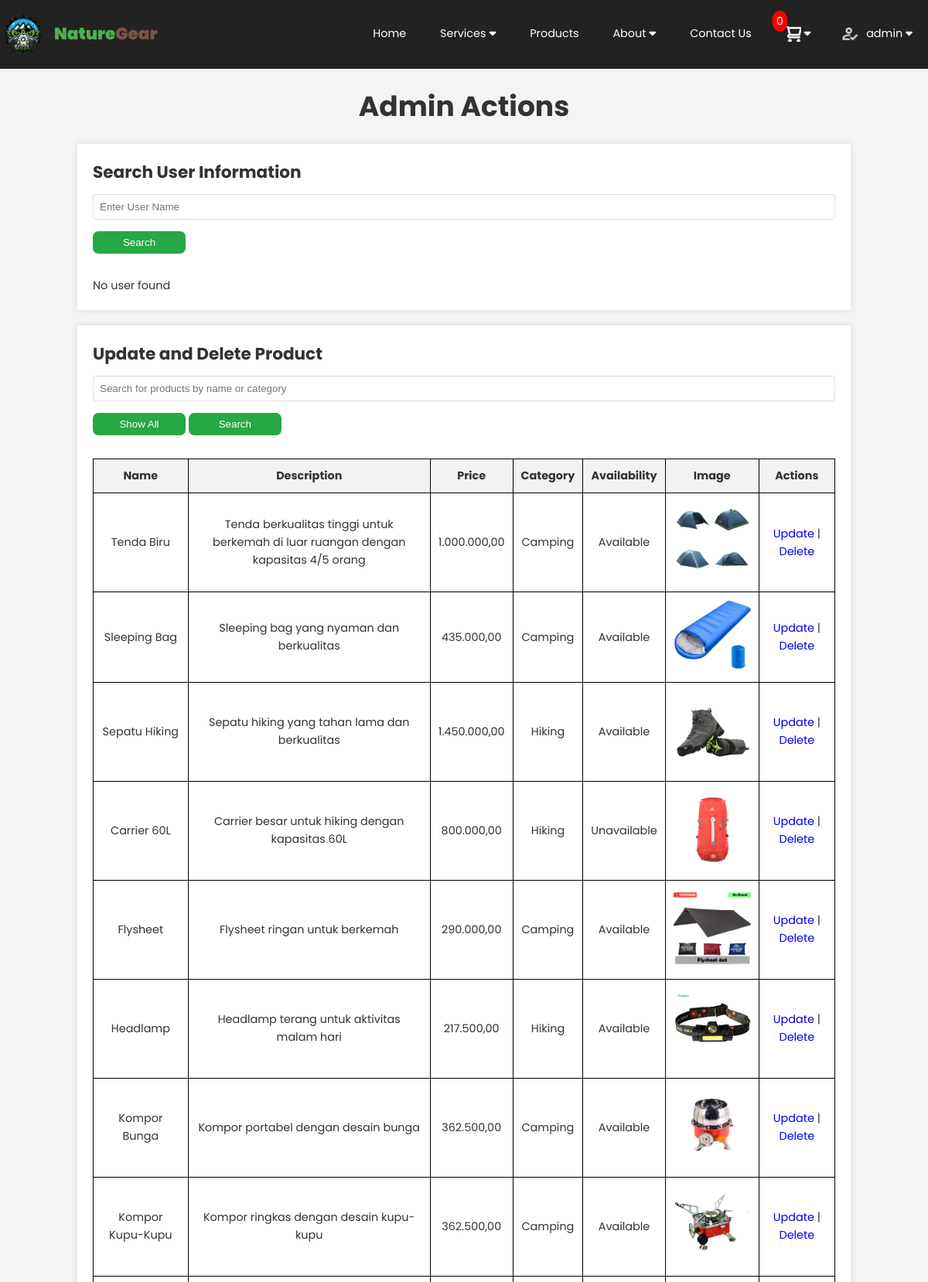
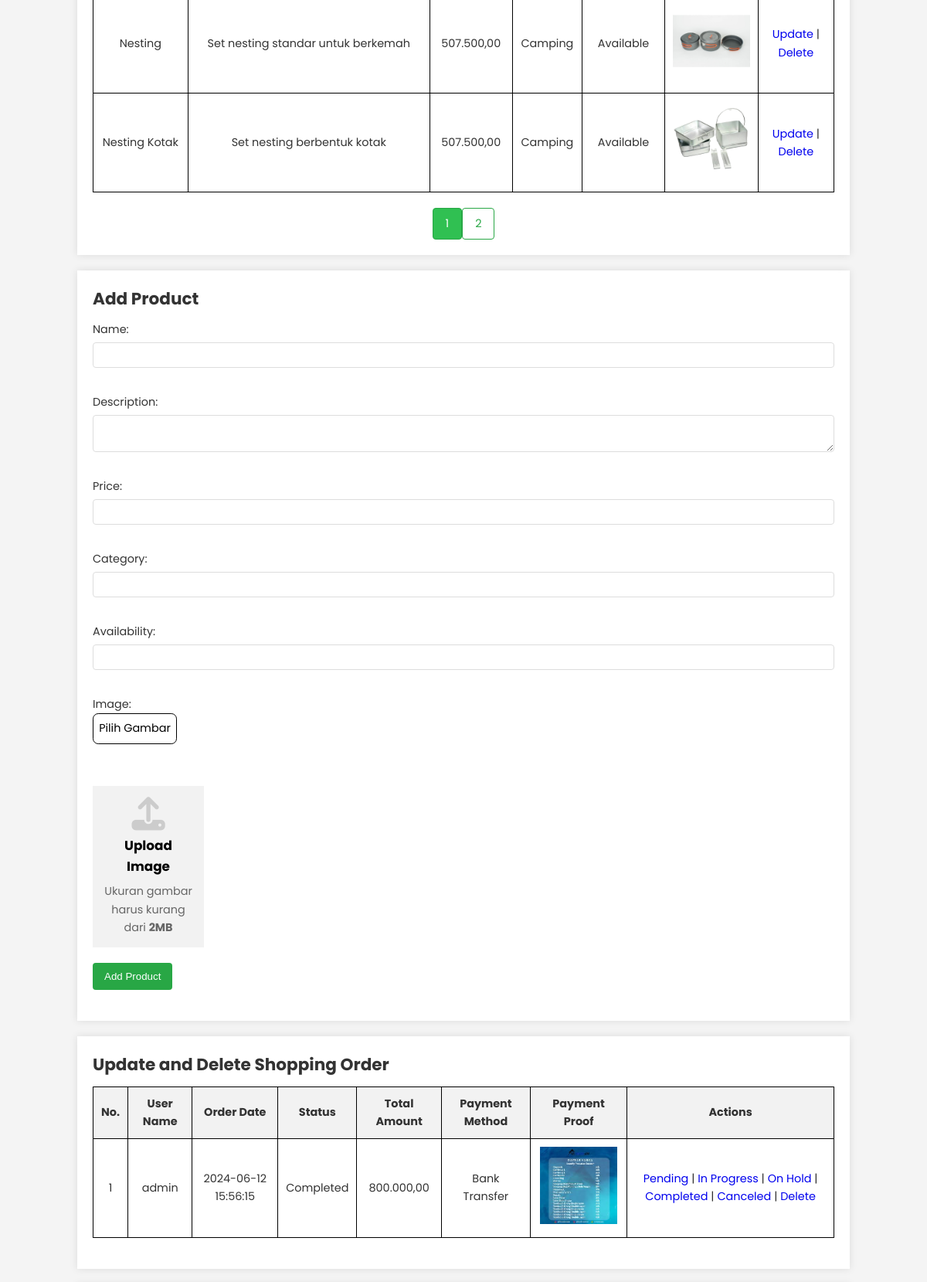
Screenshot of /admin-actions.php (signed in, upper part) with the database file from the repository (2 pictures, top to bottom).
### tables this page shows
CREATE TABLE `products` (
  `id` int(11) NOT NULL,
  `name` varchar(100) NOT NULL,
  `description` text DEFAULT NULL,
  `price` decimal(10,2) NOT NULL,
  `category` varchar(50) NOT NULL,
  `image` varchar(255) DEFAULT NULL,
  `availability` varchar(50) NOT NULL DEFAULT 'Available'
);

CREATE TABLE `orders` (
  `id` int(11) NOT NULL,
  `user_id` int(11) NOT NULL,
  `order_date` datetime NOT NULL DEFAULT current_timestamp(),
  `status` varchar(50) NOT NULL DEFAULT 'Pending',
  `total_amount` decimal(10,2) NOT NULL,
  `payment_method` varchar(50) NOT NULL,
  `payment_proof` varchar(255) DEFAULT NULL
);

CREATE TABLE `users` (
  `id` int(11) NOT NULL,
  `nama` varchar(255) NOT NULL,
  `email` varchar(255) NOT NULL,
  `username` varchar(100) NOT NULL,
  `alamat` varchar(255) NOT NULL,
  `telp` varchar(20) NOT NULL,
  `password` varchar(255) NOT NULL,
  `role` varchar(50) DEFAULT NULL
);

### admin-actions.php (the view, shortened to what this page needs)
<?php
include 'config/database.php';
$searchResults = [];
$allProducts = [];
try {
    $pdo = new PDO("mysql:host=$host;dbname=$dbname;charset=utf8mb4", $username, $password);
    $pdo->setAttribute(PDO::ATTR_ERRMODE, PDO::ERRMODE_EXCEPTION);
    if ($_SERVER['REQUEST_METHOD'] == 'GET' && isset($_GET['search'])) {
        $search = $_GET['search'];
        $searchTerm = "%$search%";
        $sql = "SELECT * FROM products WHERE name LIKE :searchTerm OR category LIKE :searchTerm";
        $stmt = $pdo->prepare($sql);
        $stmt->bindParam(':searchTerm', $searchTerm, PDO::PARAM_STR);
        $stmt->execute();
        $searchResults = $stmt->fetchAll();
    } else {
        $sql = "SELECT * FROM products";
        $stmt = $pdo->query($sql);
        $allProducts = $stmt->fetchAll();
    }
} catch (PDOException $e) {
    echo 'Connection failed: ' . $e->getMessage();
}
$user_email = null;
$user_username = null;
$user_address = null;
$user_phone = null;
?>
<!DOCTYPE html>
<html lang="en">
<head>
    <link rel="stylesheet" href="https://cdnjs.cloudflare.com/ajax/libs/font-awesome/6.3.0/css/all.min.css"
>
    <link rel="stylesheet" href="styles/admin-actions.css">
</head>
<body>
    <?php include 'assets/navbar.php'; ?>
    <h1>Admin Actions</h1>
    <div class="container">
        <h2>Search User Information</h2>
        <form method="GET" action="admin-actions.php">
            <input type="text" name="user_name" placeholder="Enter User Name">
            <button type="submit">Search</button>
        </form>
        <?php
        if (isset($user_id)) {
            if ($user_email === null || $user_username === null || $user_address === null || $user_phone === null) {
                echo "<p>No user found</p>";
            } else {
                echo "<p>Name: $user_name</p>";
                echo "<p>Email: $user_email</p>";
                echo "<p>Username: $user_username</p>";
                echo "<p>Address: $user_address</p>";
                echo "<p>Phone: $user_phone</p>";
            }
        } else {
            echo "<p>No user found</p>";
        }
        ?>
    </div>
    <div class="container">
        <h2>Update and Delete Product</h2>
        <form method="GET" action="admin-actions.php">
            <input type="text" name="search" placeholder="Search for products by name or category">
            <button type="submit" name="allProducts">Show All</button>
            <button type="submit">Search</button>
        </form>
        <table>
            <tr>
                <th>Name</th>
                <th>Description</th>
                <th>Price</th>
                <th>Category</th>
                <th>Availability</th>
                <th>Image</th>
                <th>Actions</th>
            </tr>
            <?php
            $currentPage = isset($_GET['page']) ? intval($_GET['page']) : 1;
            $pageSize = 10;
            $startIndex = ($currentPage - 1) * $pageSize;
            $productsToDisplay = !empty($searchResults) ? $searchResults : $allProducts;
            $currentPageProducts = array_slice($productsToDisplay, $startIndex, $pageSize);
            if (!empty($currentPageProducts)) {
                foreach ($currentPageProducts as $product) {
                    echo "<tr>";
                    echo "<td>" . htmlspecialchars($product['name']) . "</td>";
                    echo "<td>" . htmlspecialchars($product['description']) . "</td>";
                    echo "<td>" . number_format($product['price'], 2, ',', '.') . "</td>";
                    echo "<td>" . htmlspecialchars($product['category']) . "</td>";
                    echo "<td>" . htmlspecialchars($product['availability']) . "</td>";
                    echo "<td>" . "<img src='{$product['image']}' alt='" . htmlspecialchars($product['name']) . "'></td>";
                    echo "<td><a href='admin-action-update.php?action=update_product&product_id={$product['id']}' onclick=\"return confirm('Are you sure you want to update this product?')\">Update</a> | ";
                    echo "<a href='admin-actions.php?action=delete_product&product_id={$product['id']}' onclick=\"return confirm('Are you sure you want to delete this product?')\">Delete</a></td>";
                    echo "</tr>";
                }
            } else {
                echo "<tr><td colspan='8'>No products found.</td></tr>";
            }
            ?>
        </table>
        <?php
        if (count($productsToDisplay) > $pageSize) {
            $numPages = ceil(count($productsToDisplay) / $pageSize);
            echo "<div class='pagination'>";
            for ($i = 1; $i <= $numPages; $i++) {
                $isActive = $i == $currentPage ? 'active' : '';
                echo "<a class='$isActive' href='?page=$i'>$i</a>";
            }
            echo "</div>";
        }
        ?>
    </div>
    <div class="container">
        <h2>Add Product</h2>
        <form action="admin-actions.php" method="POST" enctype="multipart/form-data">
            <label for="name">Name:</label>
            <input type="text" id="name" name="name" required><br>
            <label for="description">Description:</label>
            <textarea id="description" name="description"></textarea><br>
            <label for="price">Price:</label>
            <input type="number" step="0.01" id="price" name="price" required><br>
            <label for="category">Category:</label>
            <input type="text" id="category" name="category" required><br>
            <label for="availability">Availability:</label>
            <input type="text" id="availability" name="availability" required><br>
            <label for="image">Image:</label>
            <div class="field text-gambar">
                <div type="button" id="select-image" class="select-image">Pilih Gambar</div>
            </div>
            <div class="add-menu-container">
                <div class="img-area" data-img="">
                    <i class="fas fa-upload icon"></i>
                    <h3>Upload Image</h3>
                    <p>Ukuran gambar harus kurang dari <span>2MB</span></p>
                </div>
            </div>
            <input type="submit" value="Add Product">
        </form>
    </div>
    <div class="container">
        <h2>Update and Delete Shopping Order</h2>
        <table>
            <tr>
                <th>No.</th>
                <th>User Name</th>
                <th>Order Date</th>
                <th>Status</th>
                <th>Total Amount</th>
                <th>Payment Method</th>
                <th>Payment Proof</th>
                <th>Actions</th>
            </tr>
            <?php
            $sql = "SELECT orders.id, users.nama AS user_name, orders.order_date, orders.status, orders.total_amount, orders.payment_method, orders.payment_proof
        FROM orders
        INNER JOIN users ON orders.user_id = users.id";
            $result = $conn->query($sql);
            $counter = 1;
            if ($result->num_rows > 0) {
                while ($order = $result->fetch_assoc()) {
                    echo "<tr>";
                    echo "<td>{$counter}</td>";
                    echo "<td>{$order['user_name']}</td>";
                    echo "<td>{$order['order_date']}</td>";
                    echo "<td>{$order['status']}</td>";
                    echo "<td>" . number_format($order['total_amount'], 2, ',', '.') . "</td>";
                    echo "<td>{$order['payment_method']}</td>";
                    echo "<td><img src='{$order['payment_proof']}' alt='Payment Proof'></td>";
                    echo "<td>";
                    echo "<a href='admin-actions.php?action=update_order&order_id={$order['id']}&status=Pending' onclick=\"return confirm('Are you sure you want to set this order as Pending?')\">Pending</a> | ";
                    echo "<a href='admin-actions.php?action=update_order&order_id={$order['id']}&status=In Progress' onclick=\"return confirm('Are you sure you want to set this order as In Progress?')\">In Progress</a> | ";
                    echo "<a href='admin-actions.php?action=update_order&order_id={$order['id']}&status=On Hold' onclick=\"return confirm('Are you sure you want to put this order On Hold?')\">On Hold</a> | ";
                    echo "<a href='admin-actions.php?action=update_order&order_id={$order['id']}&status=Completed' onclick=\"return confirm('Are you sure you want to mark this order as Completed?')\">Completed</a> | ";
                    echo "<a href='admin-actions.php?action=update_order&order_id={$order['id']}&status=Canceled' onclick=\"return confirm('Are you sure you want to cancel this order?')\">Canceled</a> | ";
                    echo "<a href='admin-actions.php?action=delete_order&order_id={$order['id']}' onclick=\"return confirm('Are you sure you want to delete this order?')\">Delete</a>";
                    echo "</td>";
                    echo "</tr>";
                    $counter++;
                }
            } else {
                echo "<tr><td colspan='8'>No orders found.</td></tr>";
            }
            ?>
        </table>
    </div>
    <?php include 'assets/footer.php'; ?>
</body>
</html>

### assets/navbar.php (shortened to what this page needs)
<?php
include './config/database.php';
?>
<!DOCTYPE html>
<html lang="en">
<head>
    <link href="https://cdn.jsdelivr.net/npm/remixicon@4.0.0/fonts/remixicon.css" rel="stylesheet" />
    <link rel="stylesheet" href="./styles/navbar.css">
    <link rel="stylesheet" href="./styles/index.css">
</head>
<body>
    <header>
        <a href="index.php">
            <div class="logo-container">
                <img src="./images/logo.png" alt="NatureGear Logo">
                <h1>
                    <span class="naturegear1">Nature</span>
                    <span class="naturegear2">Gear</span>
                </h1>
            </div>
        </a>
        <nav>
            <ul class="bigscreen">
                <li><a href="index.php">Home</a></li>
                <li class="dropdown">
                    <a href="#" class="dropbtn">Services <i class="fa fa-caret-down"></i></a>
                </li>
                <li><a href="products.php">Products</a></li>
                <li class="dropdown">
                    <a href="#" class="dropbtn">About <i class="fa fa-caret-down"></i></a>
                </li>
                <li><a href="contact-us.php">Contact Us</a></li>
                <li class="cart dropdown">
                    <a href="#" class="dropbtn">
                        <img src="./images/cart.png" alt="Shopping Cart">
                        <i class="fa fa-caret-down"></i>
                        <?php
                        if (isset($_SESSION['username'])) {
                            $username = $_SESSION['username'];
                            $stmt = $conn->prepare("SELECT id FROM users WHERE username = ?");
                            $stmt->bind_param("s", $username);
                            $stmt->execute();
                            $result = $stmt->get_result();
                            $user_row = $result->fetch_assoc();
                            $user_id = $user_row['id'];
                            $select_rows = mysqli_query($conn, "SELECT COUNT(*) AS count FROM cart WHERE user_id = $user_id") or die("query failed");
                            $row_count = mysqli_fetch_assoc($select_rows)['count'];
                            echo "<span>$row_count</span>";
                        }
                        ?>
                    </a>
                </li>
                <li class="my-account dropdown">
                    <?php if (isset($_SESSION['username'])) { ?>
                        <a href="#" class="dropbtn">
                            <img src="./images/user-check.png" alt="User Profile">
                            <?php echo $_SESSION['username']; ?>
                            <i class="fa fa-caret-down"></i>
                        </a>
                    <?php } else { ?>
                        <a href="my-account.php"><img src="./images/user-circle.png" alt="User Profile">Login</a>
                    <?php } ?>
                </li>
            </ul>
        </nav>
    </header>
</body>
</html>

### assets/footer.php (shortened to what this page needs)
<!DOCTYPE html>
<html lang="en">
<head>
    <link rel="stylesheet" href="./styles/footer.css">
</head>
<body>
</body>
</html>

### styles/admin-actions.css (style rules this page uses)
body { font-family: "Poppins", sans-serif; margin: 0; padding: 0; background-color: #f8f9fa; }
.container { max-width: 1000px; margin: 20px auto; padding: 20px; background-color: #ffffff; box-shadow: 0 0 10px rgba(0, 0, 0, 0.1); }
h1 { text-align: center; margin: 20px 0; font-size: 2.5em; }
h2 { margin-bottom: 10px; font-size: 1.5em; color: #333333; }
form { margin-bottom: 20px; }
form input[type="text"], form input[type="number"], form input[type="file"], form textarea { width: 100%; padding: 8px; margin: 5px 0 10px; border: 2px solid #000000; border-radius: 4px; box-sizing: border-box; }
form input[type="submit"] { background-color: #28a745; color: #ffffff; border: none; padding: 10px 15px; cursor: pointer; border-radius: 4px; }
table { width: 100%; border-collapse: collapse; margin-bottom: 20px; }
table, th, td { border: 1px solid #000000; }
th, td { padding: 10px; text-align: center; }
th { background-color: #f2f2f2; }
img { max-width: 100px; height: auto; }
.container form input[type="text"], .container form input[type="number"], .container form input[type="file"], .container form textarea { display: grid; width: 100%; padding: 8px; margin: 5px 5px 10px 0; border: 1px solid #ddd; border-radius: 4px; box-sizing: border-box; }
.container form button[type="submit"] { width: 120px; padding: 0.5rem 1rem; margin: 5px 0 10px; background-color: #28a745; color: #ffffff; border: none; cursor: pointer; border-radius: 0.5rem; display: inline-block; transition: background-color 0.3s ease; }
.select-image { display: inline-block; color: #000000; border: solid 1px #000000; padding: 0.5rem; border-radius: 0.5rem; cursor: pointer; transition: background-color 0.3s ease; }
.pagination { margin-top: 10px; text-align: center; }
.pagination a { display: inline-block; padding: 8px 16px; text-decoration: none; color: #28a745; border: 1px solid #28a745; border-radius: 4px; }
.pagination a.active { background-color: #30c052; color: #ffffff; }
.add-menu-container { text-align: center; margin-bottom: 20px; }
.add-menu-container .img-area { padding: 1rem; position: relative; cursor: pointer; width: 15%; height: auto; background: #f2f2f2; overflow: hidden; display: flex; justify-content: center; align-items: column; flex-direction: column; }
.add-menu-container .img-area::before { content: attr(data-img); position: absolute; top: 0; left: 0; width: 100%; height: auto; background: rgba(0, 0, 0, 0.5); color: #fff; font-weight: 500; text-align: center; display: flex; justify-content: center; align-items: center; pointer-events: none; opacity: 0; transition: all 0.3s ease; z-index: 200; }
.add-menu-container .img-area .icon { font-size: 3rem; color: #ccc; margin-bottom: 0.5rem; }
.add-menu-container .img-area h3 { margin-bottom: 0.5rem; color: black; }
.add-menu-container .img-area p { color: #666; }
.add-menu-container .img-area p span { font-weight: bold; }

### styles/index.css (style rules this page uses)
:root { --primary: #b6895b; --bg: #f4f4f4; }
* { box-sizing: border-box; margin: 0; padding: 0; text-decoration: none; outline: none; border: none; }
body { font-family: "Poppins", sans-serif; margin: 0; padding: 0; background-color: var(--bg); color: #333; line-height: 1.6; }
.active, .dot:hover { background-color: #717171; }
html { font-size: 90%; overflow-x: hidden; scroll-behavior: smooth; scroll-padding-top: 9rem; }

### styles/footer.css (style rules this page uses)
html, body { height: 100%; margin: 0; padding: 0; }

### rows the page displays
products: name "Tenda Biru", description "Tenda berkualitas tinggi untuk berkemah di luar ruangan dengan kapasitas 4/5 orang", price "1.000.000,00", category "Camping", availability "Available", image (picture)
products: name "Sleeping Bag", description "Sleeping bag yang nyaman dan berkualitas", price "435.000,00", category "Camping", availability "Available", image (picture)
products: name "Sepatu Hiking", description "Sepatu hiking yang tahan lama dan berkualitas", price "1.450.000,00", category "Hiking", availability "Available", image (picture)
products: name "Carrier 60L", description "Carrier besar untuk hiking dengan kapasitas 60L", price "800.000,00", category "Hiking", availability "Unavailable", image (picture)
products: name "Flysheet", description "Flysheet ringan untuk berkemah", price "290.000,00", category "Camping", availability "Available", image (picture)
products: name "Headlamp", description "Headlamp terang untuk aktivitas malam hari", price "217.500,00", category "Hiking", availability "Available", image (picture)
products: name "Kompor Bunga", description "Kompor portabel dengan desain bunga", price "362.500,00", category "Camping", availability "Available", image (picture)
products: name "Kompor Kupu-Kupu", description "Kompor ringkas dengan desain kupu-kupu", price "362.500,00", category "Camping", availability "Available", image (picture)
products: name "Nesting", description "Set nesting standar untuk berkemah", price "507.500,00", category "Camping", availability "Available", image (picture)
products: name "Nesting Kotak", description "Set nesting berbentuk kotak", price "507.500,00", category "Camping", availability "Available", image (picture)
orders: user.nama "admin", order_date "2024-06-12 15:56:15", status "Completed", total_amount "800.000,00", payment_method "Bank Transfer", payment_proof (picture)

### other values shown
$row_count "0"
$_SESSION['username'] "admin"
